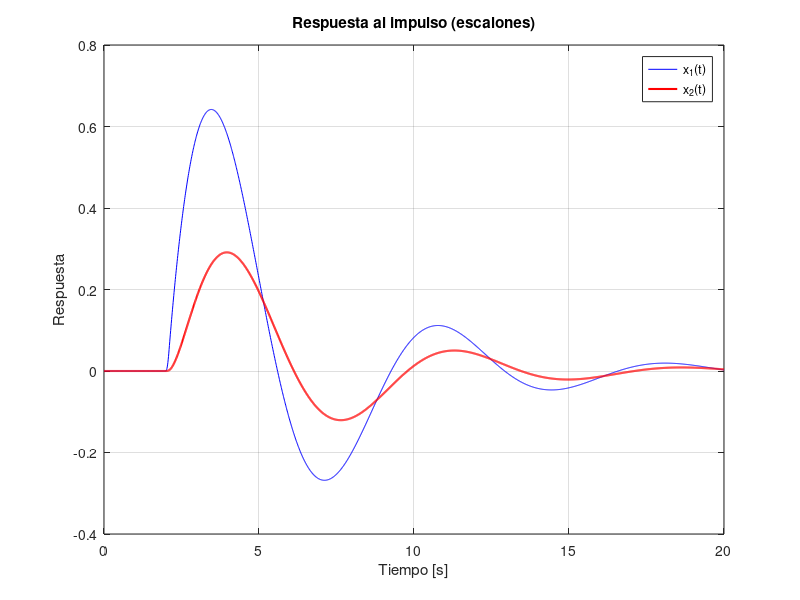

Reproduce this figure in MATLAB.
pkg load control

m_1 = 1;
m_2 = 1;
b_1 = 1;
b_2 = 1;
k = 1;

cns_2 = m_2;
cns_1 = b_1 + b_2;

cds_4 = m_1*m_2;
cds_3 = m_1*(b_1+b_2) + m_2*b_1;
cds_2 = k*m_2 + b_1*b_2;
cds_1 = k*(b_1+b_2);


x2cns_1  = b_1

x2cds_4 = m_1*m_2
x2cds_3 = (m_1*(b_1+b_2)+m_2*b_1)
x2cds_2 = (k*m_2+b_1*b_2)
x2cds_1 = k*(b_1+b_2)

num = [cns_2 cns_1 0];
den = [cds_4 cds_3 cds_2 cds_1 0];

num2 = [x2cns_1 0];
den2 = [x2cds_4 x2cds_3 x2cds_2 x2cds_1 0];


G1 = tf(num, den)
G2 = tf(num2, den2)

t = 0:0.01:20;
u = zeros(size(t));

u(t >= 2)    = 10;
u(t >= 2+0.1) = 0;

[y1, t_out] = lsim(G1, u, t);
[y2, ~] = lsim(G2, u, t);


figure
plot(t,y1,'b',t,y2,'r','LineWidth',1.5)

grid on
xlabel("Tiempo [s]")
ylabel("Respuesta")
title("Respuesta al impulso (escalones)")

legend("x_1(t)","x_2(t)","location","northeast")

print -dpng -r300 "dos_escalones_x1_x2.png"
